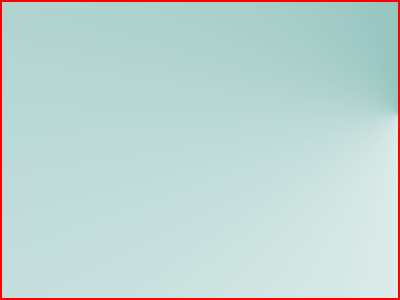
<?xml version="1.0" encoding="UTF-8"?>
<ui version="4.0">
 <class>ChartWidget</class>
 <widget class="QDialog" name="ChartWidget">
  <property name="geometry">
   <rect>
    <x>0</x>
    <y>0</y>
    <width>400</width>
    <height>300</height>
   </rect>
  </property>
  <property name="windowTitle">
   <string>Form</string>
  </property>
  <property name="styleSheet">
   <string notr="true">QDialog#ChartWidget {
border: 2px solid;
border-color: rgb(255, 0, 0);
background-color: qconicalgradient(cx:1, cy:0.381, angle:0, stop:0 rgba(115, 177, 170, 255), stop:1 rgba(255, 255, 255, 255));
}

QWidget{
font-family: &quot;FixedSystem Regular&quot;,Fixedsys;
font-size: 20pt;
border: none;
background-color:none;
}</string>
  </property>
  <layout class="QVBoxLayout" name="verticalLayout_2">
   <item>
    <layout class="QVBoxLayout" name="verticalLayout"/>
   </item>
  </layout>
 </widget>
 <resources/>
 <connections/>
</ui>
